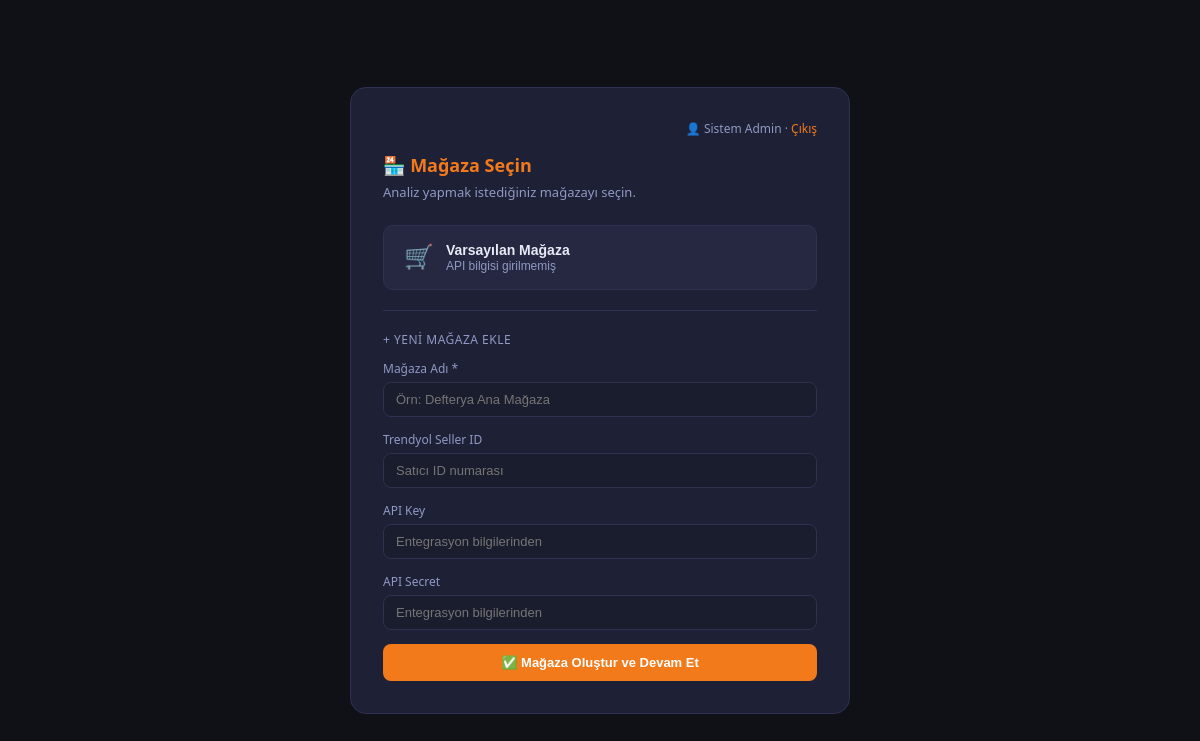
The app's page /magaza_sec.php (signed in) with its own data.
### tables this page shows
CREATE TABLE IF NOT EXISTS `magazalar` (
    `id`             INT UNSIGNED AUTO_INCREMENT PRIMARY KEY,
    `kullanici_id`   INT UNSIGNED NOT NULL,
    `magaza_adi`     VARCHAR(150) NOT NULL,
    `ty_seller_id`   VARCHAR(50),
    `ty_api_key`     VARCHAR(200),
    `ty_api_secret`  VARCHAR(200),
    `aktif`          TINYINT(1) DEFAULT 1,
    `olusturma`      DATETIME DEFAULT CURRENT_TIMESTAMP,
    FOREIGN KEY (`kullanici_id`) REFERENCES `kullanicilar`(`id`) ON DELETE CASCADE,
    INDEX `idx_kullanici` (`kullanici_id`)
);

### auth.php (called while the page is built, shortened)
<?php
function authUser(): ?array {
    return $_SESSION['user'] ?? null;
}

### db.php (called while the page is built, shortened)
<?php
class DB {
    private static ?PDO $instance = null;
    public static function get(): PDO {
        if (self::$instance === null) {
            $dsn = sprintf(
                'mysql:host=%s;port=%s;dbname=%s;charset=%s',
                DB_HOST, DB_PORT, DB_NAME, DB_CHARSET
            );
            self::$instance = new PDO($dsn, DB_USER, DB_PASS, [
                PDO::ATTR_ERRMODE            => PDO::ERRMODE_EXCEPTION,
                PDO::ATTR_DEFAULT_FETCH_MODE => PDO::FETCH_ASSOC,
                PDO::ATTR_EMULATE_PREPARES   => false,
            ]);
        }
        return self::$instance;
    }
    public static function rows(string $sql, array $params = []): array {
        $stmt = self::get()->prepare($sql);
        $stmt->execute($params);
        return $stmt->fetchAll();
    }
}

### magaza_sec.php (the view, shortened to what this page needs)
<?php
require_once __DIR__ . '/db.php';
require_once __DIR__ . '/auth.php';
$user     = authUser();
$magazalar= DB::rows("SELECT * FROM magazalar WHERE kullanici_id=? AND aktif=1 ORDER BY magaza_adi", [$user['id']]);
?>
<!DOCTYPE html>
<html lang="tr">
<head>
</head>
<body>
<div class="box">
    <div class="logout">👤 <?= htmlspecialchars($user['ad'] ?: $user['email']) ?> · <a href="logout.php">Çıkış</a></div>
    <?php if ($magazalar): ?>
    <h2>🏪 Mağaza Seçin</h2>
    <p>Analiz yapmak istediğiniz mağazayı seçin.</p>
    <form method="POST">
        <?php foreach ($magazalar as $m): ?>
        <button type="submit" name="magaza_id" value="<?= $m['id'] ?>" class="magaza-kart" style="width:100%;text-align:left;color:inherit;background:#252840;border:1px solid #2e3150;">
            <div class="icon">🛒</div>
            <div class="info">
                <strong><?= htmlspecialchars($m['magaza_adi']) ?></strong>
                <span><?= $m['ty_seller_id'] ? "Seller ID: ".$m['ty_seller_id'] : "API bilgisi girilmemiş" ?></span>
            </div>
        </button>
        <?php endforeach; ?>
    </form>
    <hr class="divider">
    <?php endif; ?>
    <div class="section-title"><?= $magazalar ? '+ Yeni Mağaza Ekle' : '🏪 İlk Mağazanızı Oluşturun' ?></div>
    <form method="POST">
        <div class="form-group"><label>Mağaza Adı *</label><input type="text" name="magaza_adi" required placeholder="Örn: Defterya Ana Mağaza"></div>
        <div class="form-group"><label>Trendyol Seller ID</label><input type="text" name="ty_seller_id" placeholder="Satıcı ID numarası"></div>
        <div class="form-group"><label>API Key</label><input type="text" name="ty_api_key" placeholder="Entegrasyon bilgilerinden"></div>
        <div class="form-group"><label>API Secret</label><input type="password" name="ty_api_secret" placeholder="Entegrasyon bilgilerinden"></div>
        <button type="submit" class="btn">✅ Mağaza Oluştur ve Devam Et</button>
    </form>
</div>
</body>
</html>

### magaza_sec.php (style rules this page uses)
* { margin:0;padding:0;box-sizing:border-box; }
body { background:#0f1117;color:#e8eaf6;font-family:'Segoe UI',sans-serif;min-height:100vh;display:flex;align-items:center;justify-content:center;padding:20px; }
.box { background:#1e2035;border:1px solid #2e3150;border-radius:16px;padding:32px;width:100%;max-width:500px; }
h2 { font-size:18px;margin-bottom:6px;color:#f27a1a; }
p { color:#9099c4;font-size:13px;margin-bottom:24px; }
.magaza-kart { background:#252840;border:1px solid #2e3150;border-radius:10px;padding:16px 20px;cursor:pointer;margin-bottom:10px;display:flex;align-items:center;gap:12px;transition:.2s; }
.magaza-kart .icon { font-size:24px; }
.magaza-kart .info strong { display:block;font-size:14px; }
.magaza-kart .info span { font-size:12px;color:#9099c4; }
.divider { border:none;border-top:1px solid #2e3150;margin:20px 0; }
.form-group { margin-bottom:14px; }
.form-group label { display:block;font-size:12px;color:#9099c4;margin-bottom:5px; }
.form-group input { width:100%;background:#1a1d2e;border:1px solid #2e3150;color:#e8eaf6;padding:9px 12px;border-radius:8px;font-size:13px;outline:none; }
.btn { width:100%;padding:11px;background:#f27a1a;color:#fff;border:none;border-radius:8px;font-size:13px;font-weight:600;cursor:pointer; }
.logout { text-align:right;margin-bottom:16px;font-size:12px;color:#9099c4; }
.logout a { color:#f27a1a;text-decoration:none; }
.section-title { font-size:12px;text-transform:uppercase;color:#9099c4;letter-spacing:.5px;margin-bottom:12px; }

### records on screen
magazalar: $m['id'] 1 (drawn), magaza_adi "Varsayılan Mağaza", shows "API bilgisi girilmemiş"

### other values on screen
$user['ad'] ?: $user['email'] "Sistem Admin"
